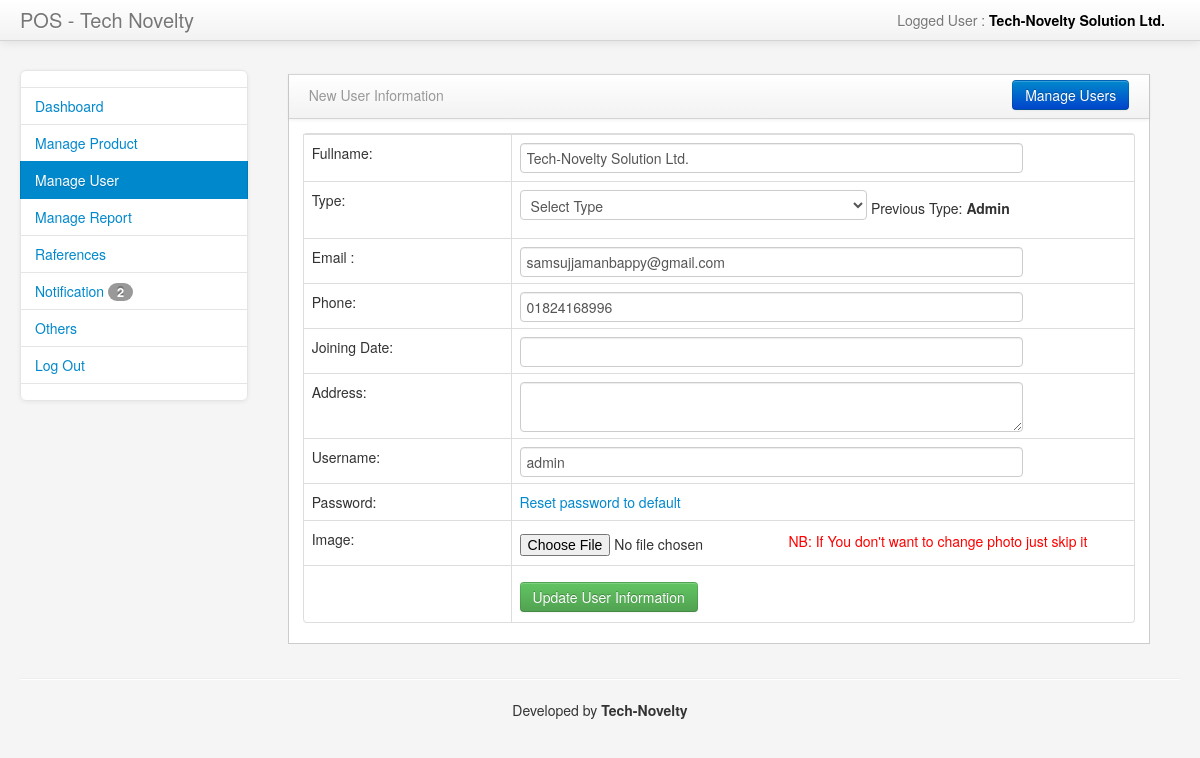
/admin/edit_user.php?id=1 (signed in), run on the app's committed database.
### tables this page shows
CREATE TABLE IF NOT EXISTS `tbusers` (
  `userid` int(11) NOT NULL AUTO_INCREMENT,
  `userFullName` varchar(200) NOT NULL,
  `userTypeId` int(1) NOT NULL,
  `userPhone` varchar(50) NOT NULL,
  `userEmail` varchar(200) NOT NULL,
  `userJoiningDate` varchar(50) NOT NULL,
  `userAddress` text NOT NULL,
  `userName` varchar(200) NOT NULL,
  `userPassword` text NOT NULL,
  `userImage` text NOT NULL,
  PRIMARY KEY (`userid`),
  UNIQUE KEY `userEmail` (`userEmail`)
);

CREATE TABLE IF NOT EXISTS `tbusertype` (
  `userTypeId` int(11) NOT NULL AUTO_INCREMENT,
  `userType` varchar(200) NOT NULL,
  PRIMARY KEY (`userTypeId`)
);

### tools/functions.php (called while the page is built, shortened)
<?php
require_once("controller.php");
class myFunctions extends POSController{
	function getUserDetails($id){
  		$query ="SELECT * FROM tbusers INNER JOIN tbusertype ON tbusers.userTypeId=tbusertype.userTypeId WHERE userid='$id'";
  		return $this->getData($query);
	}
	function getNotificationsNum(){
  		$query ="SELECT * FROM tbproducts WHERE quantity <5 ";
  		return $this->getRowNumber($query);
	}
}
?>

### tools/controller.php (called while the page is built, shortened)
<?php
class POSController extends MyPOSDB{
	function getData($query) {
		$result = mysql_query($query);
		while($row=mysql_fetch_assoc($result)) {
			$resultset[] = $row;
		}
		if(!empty($resultset))
			return $resultset;
	}
	function getRowNumber($query) {
		$result = mysql_query($query);
		$rows=mysql_num_rows($result);
		return $rows;
	}
}
	?>

### admin/edit_user.php (the view, shortened to what this page needs)
<?php
require_once 'header_link.php';
$db_handle = new myFunctions();
?>
<!DOCTYPE html>
<html class="no-js">
    <head>
        <link href="assets/css/customizedstyle.css" rel="stylesheet" media="screen">
        <link href="assets/css/myresponsivestyle.css" rel="stylesheet" media="screen">
        <link href="assets/css/styles.css" rel="stylesheet" media="screen">
    </head>
    <body>
        <div class="navbar navbar-fixed-top">
            <div class="navbar-inner">
                <div class="container-fluid">
                    <a class="brand" href="#">POS - Tech Novelty </a>
                    <div class="nav-collapse collapse">
                        <ul class="nav pull-right">
                            <li class="dropdown">
                                <a href="#" role="button" class="dropdown-toggle" data-toggle="dropdown">  <?php echo $user;?> </a>
                            </li>
                        </ul>
                   </div>
            </div>
        </div>
    </div>
        <div class="container-fluid">
            <div class="row-fluid">
                <div class="span3" id="sidebar">
                    <ul class="nav nav-list bs-docs-sidenav nav-collapse collapse">
                        <li><a></a></li>
                        <li><a href="dashboard.php"> Dashboard</a></li>
                        <li><a href="manage_products.php"> Manage Product</a></li>
                        <li class="active"><a href="manage_users.php"> Manage User</a></li>
                        <li><a href="manage_report.php"> Manage Report</a></li>
                        <li><a href="manage_references.php"> Raferences</a></li>
                        <li><a href="notification.php"> Notification <span class="badge"><?php echo $db_handle->getNotificationsNum();?></span></a></li>
                        <li><a href="others.php"> Others</a></li>
                        <li><a href="logout.php"> Log Out</a></li>
                        <li><a></a></li>
                    </ul>
                </div>
                <div class="span9" id="content">
                    <div class="row-fluid">
                        <div class="block">
                            <div class="navbar navbar-inner block-header">
                                <div class="muted pull-left" >New User Information</div>
                                <div class="pull-right" ><a href="manage_users.php" style="margin-bottom:8px; margin-top:-5px;" class="btn btn-xs btn-primary">Manage Users</a></div>
                            </div>
                            <div class="block-content collapse in">
                               <center>
                               <?php if (isset($_POST['update'])) {
                                $userfname = mysql_escape_string($_POST['userfname']);
                                $usertype = mysql_escape_string($_POST['usertype']);
                                $uemail = mysql_escape_string($_POST['uemail']);
                                $uphone = mysql_escape_string($_POST['uphone']);
                                $ujoiningDate = mysql_escape_string($_POST['ujoiningDate']);
                                $uaddress = mysql_escape_string($_POST['uaddress']);
                                $username = mysql_escape_string($_POST['username']);
                                $image = mysql_escape_string($_POST['photo1']); ;
                                if(isset($_FILES['photo']['name'])){
                                  $a = explode(".", $_FILES['photo']['name']);
                                  if(count($a) > 1)
                                  {
                                      $ext = strtolower($a[count($a) - 1]);
                                      if($ext=="jpg" || $ext=="png" || $ext=="jpeg")
                                      {
                                          if(($_FILES['photo']['size']) <= (3000*1024))
                                          {
                                                  unlink("user_image/".$image);
                                                  $picture_tmp = $_FILES['photo']['tmp_name'];
                                                  $picture_name = $_FILES['photo']['name'];
                                                  $picture_type = $_FILES['photo']['type'];
                                                  $extension1=end(explode(".", $picture_tmp));
                                                  $extension=end(explode(".", $picture_name));
                                                  $image="user"."_".$usertype."_".$uphone .".".$extension;
                                                  $newfilename1="user"."_".$usertype."_".$uphone .".".$extension1;
                                                  $path = 'user_image/'.$image;
                                                  move_uploaded_file($picture_tmp, $path);
                                          }
                                      }
                                    }
                                  }
                                    $id = $_REQUEST['id'];
                                    $r = $db_handle->updateUserInfo($id,$userfname,$usertype,$uemail,$uphone,$ujoiningDate,$uaddress,$username,$image);
                                if($r==1){
                                    echo "<h2 style='color:green;'>User Information has been Successfully Updated</h2>";
                                    echo "<br />";
                                    echo "<a href='manage_users.php' style='margin-bottom:8px; margin-top:-5px;'' class='btn btn-xs btn-primary'>Manage Users</a>";
                                }else{
                                    echo "<h2 style='color:red;'>User Updating Failed</h2>";
                                    echo "<br />";
                                    echo "<br />";
                                    echo "<a href='manage_users.php' style='margin-bottom:8px; margin-top:-5px;'' class='btn btn-xs btn-primary'>Manage User</a>";
                                  }
                               }else{
                                    $id = $_REQUEST['id'];
                                    $results = $db_handle->getUserDetails($id);
                                  foreach($results as $user) {
                                  ?>
                                <table class="table table-bordered" width="800px;">
                                    <form action="" method="POST" enctype="multipart/form-data"  >
                                      <tr><td width="25%">Fullname:</td><td><input style="margin-bottom:-0px;" value="<?php echo htmlentities($user["userFullName"]); ?>" class="span10" required name="userfname" type="text" value=""></td></tr>
                                      <tr><td>Type:</td><td>
                                      <select name="usertype" required class="span7"  onChange="getSubCat(this.value);" >
                                      <option value=""> Select Type</option>
                                        </select> Previous Type: <b><?php echo htmlentities($user["userType"]); ?></b></td></tr>
                                      <tr><td>Email :</td><td><input value="<?php echo htmlentities($user["userEmail"]); ?>" name="uemail" style="margin-bottom:-2px;"  class="span10" type="email" </td></tr>
                                      <tr><td>Phone:</td><td><input  class="span10"  value="<?php echo htmlentities($user["userPhone"]); ?>" name="uphone" style="margin-bottom:-2px;" required  type="text"></td></tr>
                                      <tr><td>Joining Date:</td><td><input  class="span10"  value="<?php echo htmlentities($user["userJoiningDate"]); ?>" name="ujoiningDate" style="margin-bottom:-2px;"required  type="text" ></td></tr>
                                      <tr><td>Address:</td><td><textarea  class="span10" required name="uaddress" style="margin-bottom:-2px;"> <?php echo htmlentities($user["userAddress"]); ?></textarea></td></tr>
                                      <tr><td>Username:</td><td><input  value="<?php echo htmlentities($user["userName"]); ?>"  class="span10" name="username" style="margin-bottom:-2px;" required type="text"></td></tr>
                                      <tr><td>Password:</td><td><a  onClick="return confirm('Do you want to reset this User password?');" href="reset_user_password.php?user=<?php echo $id;?>">Reset password to default</a>
                                      </td></tr>
                                      <tr><td>Image:</td><td><input type="file" style="margin-bottom:-2px;"   name="photo"> <a style="text-decoration:none; color:red;">NB: If You don't want to change photo just skip it</a></td></tr>
                                      <tr><td></td><td><input name="update" type="submit" class="btn btn-success" style="margin-bottom:2px;margin-top:8px;"  value="Update User Information"></td></tr>
                                   </form>
                               </table>
                                    <?php } } ?>
                                </center>
                            </div>
                        </div>
                    </div>
        </div>
      </div>
            <hr>
            <footer>
            </footer>
        </div>
    </body>
</html>

### admin/assets/css/myresponsivestyle.css (style rules this page uses)
.row-fluid { width: 100%; *zoom: 1; }
.row-fluid:before, .row-fluid:after { display: table; line-height: 0; content: ""; }
.row-fluid:after { clear: both; }
.row-fluid [class*="span"] { display: block; float: left; width: 100%; min-height: 30px; margin-left: 2.564102564102564%; *margin-left: 2.5109110747408616%; -webkit-box-sizing: border-box; -moz-box-sizing: border-box; box-sizing: border-box; }
.row-fluid [class*="span"]:first-child { margin-left: 0; }
.row-fluid .span10 { width: 82.90598290598291%; *width: 82.8527914166212%; }
.row-fluid .span9 { width: 74.35897435897436%; *width: 74.30578286961266%; }
.row-fluid .span7 { width: 57.26495726495726%; *width: 57.21176577559556%; }
.row-fluid .span3 { width: 23.076923076923077%; *width: 23.023731587561375%; }
input, textarea, .uneditable-input { margin-left: 0; }
input.span10, textarea.span10, .uneditable-input.span10 { width: 956px; }
@media (min-width: 980px) { .nav-collapse.collapse { height: auto !important; overflow: visible !important; } }

### admin/assets/css/styles.css (style rules this page uses)
body { padding-top: 0; padding-bottom: 40px; background-color: #f5f5f5; }
@media (min-width: 979px) { body { padding-top: 60px; } }
#content { margin-left:0px; }
.block { border: 1px solid #ccc; background: white; margin: 1em 0em; border-top: none; }
.block-content { margin: 1em; min-height: .25em; }
.block-header { margin-bottom: 0px; border-right: none; border-left: none; -webkit-border-radius: 0px; -moz-border-radius: 0px; border-radius: 0px; }
.block-header div { padding-top: 10px; }
.bs-docs-sidenav { max-width: 228px; margin: 10px 0 0; padding: 0; background-color: #fff; -webkit-border-radius: 6px; -moz-border-radius: 6px; border-radius: 6px; -webkit-box-shadow: 0 1px 4px rgba(0,0,0,.065); -moz-box-shadow: 0 1px 4px rgba(0,0,0,.065); box-shadow: 0 1px 4px rgba(0,0,0,.065); }
.bs-docs-sidenav > li > a { display: block; width: 190px \9; margin: 0 0 -1px; padding: 8px 14px; border: 1px solid #e5e5e5; }
.bs-docs-sidenav > li:first-child > a { -webkit-border-radius: 6px 6px 0 0; -moz-border-radius: 6px 6px 0 0; border-radius: 6px 6px 0 0; }
.bs-docs-sidenav > li:last-child > a { -webkit-border-radius: 0 0 6px 6px; -moz-border-radius: 0 0 6px 6px; border-radius: 0 0 6px 6px; }
.bs-docs-sidenav > .active > a { position: relative; z-index: 2; padding: 9px 15px; border: 0; text-shadow: 0 1px 0 rgba(0,0,0,.15); -webkit-box-shadow: inset 1px 0 0 rgba(0,0,0,.1), inset -1px 0 0 rgba(0,0,0,.1); -moz-box-shadow: inset 1px 0 0 rgba(0,0,0,.1), inset -1px 0 0 rgba(0,0,0,.1); box-shadow: inset 1px 0 0 rgba(0,0,0,.1), inset -1px 0 0 rgba(0,0,0,.1); }

### data on the page
tbusers: userfname "Tech-Novelty Solution Ltd.", userTypeId.userType "Admin", uemail "samsujjamanbappy@gmail.com", uphone "01824168996", username "admin"

### other printed values
$_SESSION['adminFullName'] "Tech-Novelty Solution Ltd."
$db_handle->getNotificationsNum() "2"
